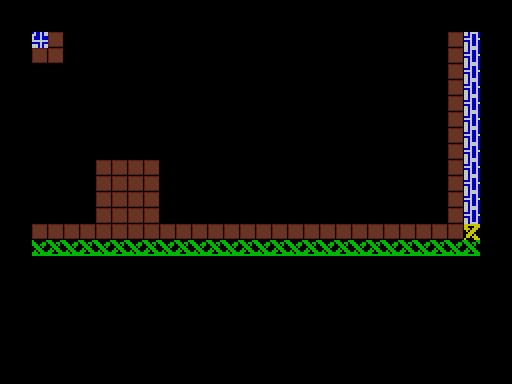

A 2D game scene composited from a Tiled map and its tileset images. What follows is a short description and the map's XML, with each tile layer's data collapsed to a summary:
An orthogonal 32x24 tile map with 16x16 px tiles, 2 tile layers (Tiles, Collision), 3 tilesets and 4 objects (2x portal, launcher, froggy).

<map version="1.0" orientation="orthogonal" width="32" height="24" tilewidth="16" tileheight="16">
 <properties>
  <property name="background_color" value="#000000" />
 </properties>
 <tileset firstgid="1" name="tiles" tilewidth="16" tileheight="16">
  <image source="../images/tiles.gif" width="192" height="160" />
 </tileset>
 <tileset firstgid="121" name="metatiles" tilewidth="16" tileheight="16">
  <image source="../images/metatiles.png" width="48" height="16" />
  <tile id="0">
   <properties>
    <property name="type" value="solid" />
   </properties>
  </tile>
  <tile id="1">
   <properties>
    <property name="type" value="lslope" />
   </properties>
  </tile>
  <tile id="2">
   <properties>
    <property name="type" value="rslope" />
   </properties>
  </tile>
 </tileset>
 <tileset firstgid="124" name="tiles2" tilewidth="16" tileheight="16">
  <image source="../images/tiles2.gif" width="400" height="256" />
 </tileset>
 <objectgroup name="Entities2" width="32" height="24" />
 <layer name="Tiles" width="32" height="24">
  <data>[768 cells, 100 non-empty, 26 distinct tile ids]</data>
 </layer>
 <layer name="Collision" width="32" height="24">
  <data>[768 cells, 58 non-empty, 1 distinct tile ids]</data>
 </layer>
 <objectgroup color="#0ca104" name="Entities" width="32" height="24">
  <object name="portal" x="0" y="64" width="32" height="160">
   <properties>
    <property name="to" value="scr073" />
   </properties>
  </object>
  <object name="portal" x="64" y="0" width="384" height="32">
   <properties>
    <property name="to" value="scr071" />
   </properties>
  </object>
  <object name="launcher" x="112" y="160" width="32" height="16" />
  <object name="froggy" x="192" y="160" width="240" height="64" />
 </objectgroup>
</map>
